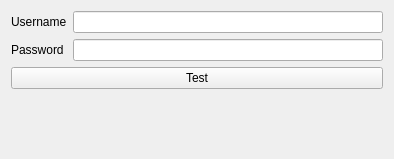
<?xml version="1.0" encoding="UTF-8"?>
<ui version="4.0">
 <class>LastFmScrobblerConfig</class>
 <widget class="QWidget" name="LastFmScrobblerConfig">
  <property name="geometry">
   <rect>
    <x>0</x>
    <y>0</y>
    <width>394</width>
    <height>159</height>
   </rect>
  </property>
  <property name="windowTitle">
   <string>Form</string>
  </property>
  <layout class="QFormLayout" name="formLayout">
   <property name="fieldGrowthPolicy">
    <enum>QFormLayout::ExpandingFieldsGrow</enum>
   </property>
   <item row="0" column="0">
    <widget class="QLabel" name="label">
     <property name="text">
      <string>Username</string>
     </property>
    </widget>
   </item>
   <item row="0" column="1">
    <widget class="QLineEdit" name="usernameEdit"/>
   </item>
   <item row="1" column="0">
    <widget class="QLabel" name="label_2">
     <property name="text">
      <string>Password</string>
     </property>
    </widget>
   </item>
   <item row="1" column="1">
    <widget class="QLineEdit" name="passwordEdit">
     <property name="text">
      <string/>
     </property>
     <property name="echoMode">
      <enum>QLineEdit::Password</enum>
     </property>
    </widget>
   </item>
   <item row="2" column="0" colspan="2">
    <widget class="QPushButton" name="testLoginButton">
     <property name="text">
      <string>Test</string>
     </property>
    </widget>
   </item>
   <item row="3" column="0" colspan="2">
    <widget class="QLabel" name="errorLabel">
     <property name="font">
      <font>
       <weight>75</weight>
       <bold>true</bold>
      </font>
     </property>
     <property name="text">
      <string/>
     </property>
    </widget>
   </item>
  </layout>
 </widget>
 <resources/>
 <connections/>
</ui>
